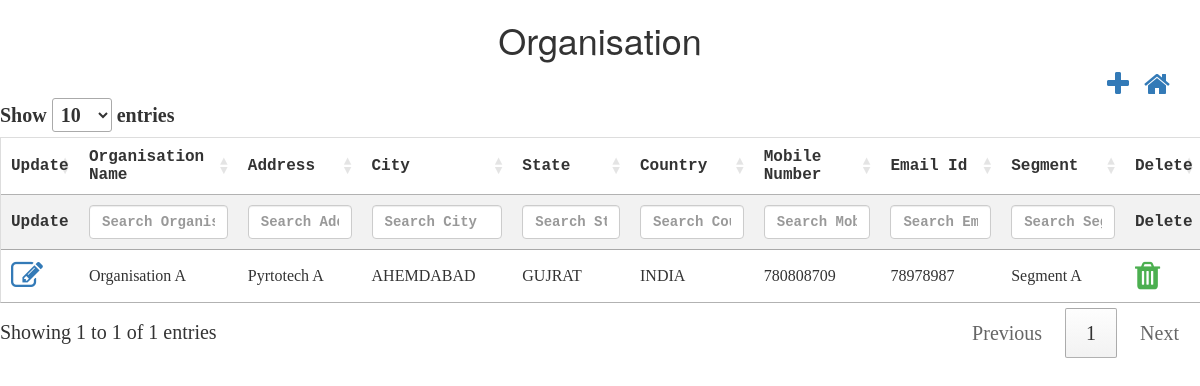
The page /controllers/organisation.php on the database as committed earlier.
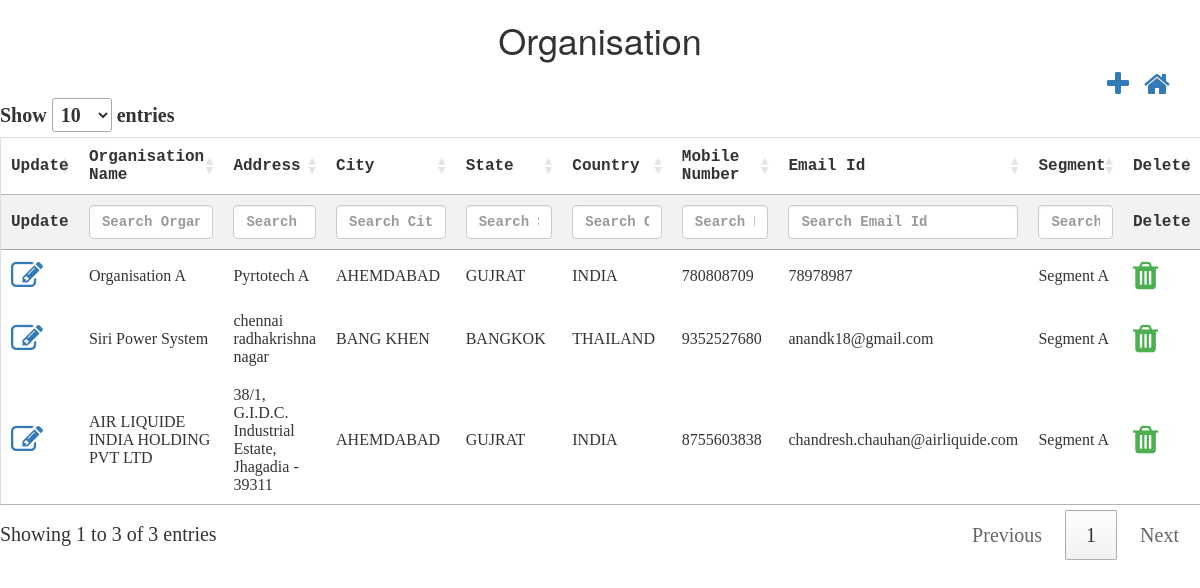
The same page on the database as committed later.
### tables this page shows
CREATE TABLE `tbl_organisation` (
  `nid` int(10) NOT NULL,
  `norg_id` int(10) NOT NULL,
  `corg_name` varchar(50) NOT NULL,
  `corg_address` varchar(50) NOT NULL,
  `corg_city` varchar(50) NOT NULL,
  `corg_state` varchar(50) NOT NULL,
  `corg_country` varchar(50) NOT NULL,
  `corg_mobileNumber` varchar(10) NOT NULL,
  `corg_emailId` varchar(50) NOT NULL,
  `norg_segment_id` int(10) NOT NULL,
  `isActive` bit(1) NOT NULL,
  `isAvailable` bit(1) NOT NULL,
  `dcreated_date` datetime NOT NULL,
  `dupdated_date` datetime NOT NULL,
  `ninternal_id` int(11) DEFAULT NULL
);

CREATE TABLE `tbl_segment` (
  `nid` int(10) NOT NULL,
  `nsegment_id` int(10) NOT NULL,
  `csegment_name` varchar(50) NOT NULL,
  `isActive` bit(1) NOT NULL,
  `isAvailable` bit(1) NOT NULL,
  `dcreated_date` datetime NOT NULL,
  `dupdated_date` datetime NOT NULL,
  `ninternal_id` int(11) DEFAULT NULL
);

### controllers/organisation.php (the view, shortened to what this page needs)
<html>
<head>
    <script src="http://ajax.googleapis.com/ajax/libs/jquery/1.11.2/jquery.min.js"></script>
    <link rel="stylesheet" href="../css/theme.css">
    <link rel="stylesheet" href="https://cdn.datatables.net/1.10.22/css/jquery.dataTables.min.css">
    <link rel="stylesheet" href="https://cdnjs.cloudflare.com/ajax/libs/font-awesome/4.7.0/css/font-awesome.min.css">
    <link rel="stylesheet" href="https://maxcdn.bootstrapcdn.com/bootstrap/3.4.1/css/bootstrap.min.css">
</head>
<h1>Organisation</h1>
<div class="container">
    <a style="float:right;margin-left: 15px;" href="../dashboard.php"><i class="fa fa-home fa-2x"></i></a>
    <a style="float:right" href="#organisation_modal" data-toggle="modal" id='add' data-id="1"><i class="fa fa-plus fa-2x"
                                                                                        aria-hidden="true"></i></a>
</div>
        <?php
        $conn = OpenCon();
        $sql = "SELECT o.ninternal_id,o.norg_id,o.corg_name,o.corg_address,o.corg_city,o.corg_state,o.corg_country,o.corg_mobileNumber,o.corg_emailId,o.norg_segment_id,o.isActive,o.isAvailable,s.csegment_name
                    FROM tbl_organisation AS o
                    INNER JOIN tbl_segment AS s
                    ON o.norg_segment_id = s.nsegment_id
                    WHERE o.isAvailable=1;";
        $retval = mysqli_query($conn, $sql);
        echo "<table id='organisationTable'  name='organisationTable' >
            <thead>
            <tr>
            <th style='display:none;'>INTERNAL ID</th>
            <th style='display:none;'>ORG ID</th>
            <th>Update</th>
            <th>Organisation Name</th>
            <th>Address</th>
            <th>City</th>
            <th>State</th>
            <th>Country</th>
            <th>Mobile Number</th>
            <th>Email Id</th>
            <th>Segment</th>
             <th>Delete</th>
            </tr>
            </thead>
                   <tbody>
            ";
        while ($row = mysqli_fetch_array($retval, MYSQLI_ASSOC)) {
            echo "<tr>";
            echo "<td ><a  href='#organisation_modal' data-toggle='modal' class='updateClass' data-id='2'><i class='fa fa-edit fa-2x'></i></a></td>";
            echo "<td>" . $row['corg_name'] . "</td>";
            echo "<td>" . $row['corg_address'] . "</td>";
            echo "<td>" . $row['corg_city'] . "</td>";
            echo "<td>" . $row['corg_state'] . "</td>";
            echo "<td>" . $row['corg_country'] . "</td>";
            echo "<td>" . $row['corg_mobileNumber'] . "</td>";
            echo "<td>" . $row['corg_emailId'] . "</td>";
            echo "<td>" . $row['csegment_name'] . "</td>";
            echo "<td class='action-delete'><i class='fa fa-trash fa-2x' style='color:#4caf50;'</i></td>";
            echo "</tr>";
        }
        echo "</tbody></table>";
        ?>
</html>

Rows that differ between the two databases and show on the page:
added tbl_organisation: corg_name "Siri Power System", corg_address "chennai radhakrishna nagar", corg_city "BANG KHEN", corg_state "BANGKOK", corg_country "THAILAND", corg_mobileNumber "9352527680", corg_emailId "anandk18@gmail.com", tbl_segment.csegment_name "Segment A"
added tbl_organisation: corg_name "AIR LIQUIDE INDIA HOLDING PVT LTD", corg_address "38/1, G.I.D.C. Industrial Estate, Jhagadia - 39311", corg_city "AHEMDABAD", corg_state "GUJRAT", corg_country "INDIA", corg_mobileNumber "8755603838", corg_emailId "chandresh.chauhan@airliquide.com", tbl_segment.csegment_name "Segment A"
Other text that changed with them:
text written by a page script: "Show entries Showing 1 to 1 of 1 entries Previous 1 Next" → "Show entries Showing 1 to 3 of 3 entries Previous 1 Next"
